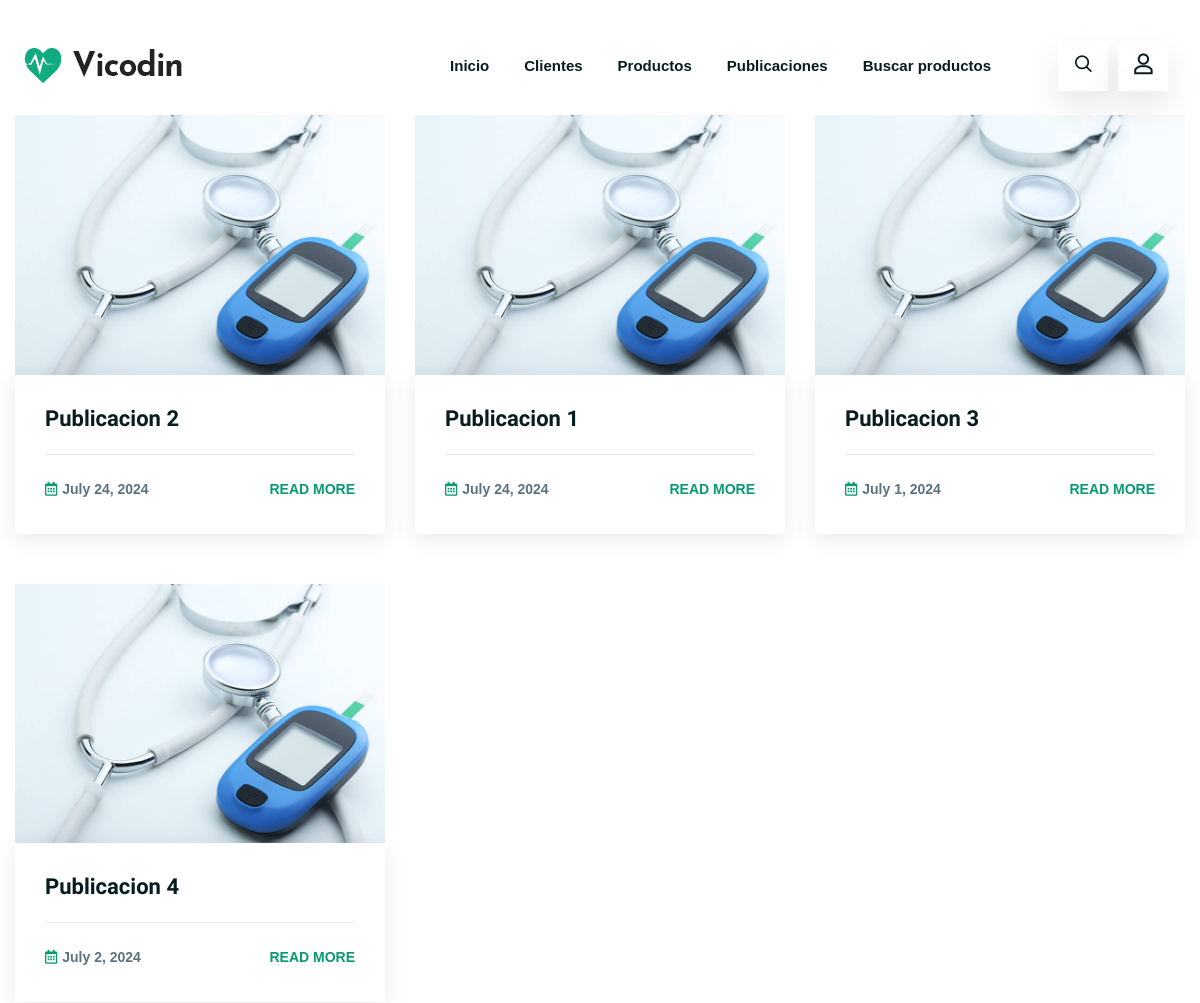
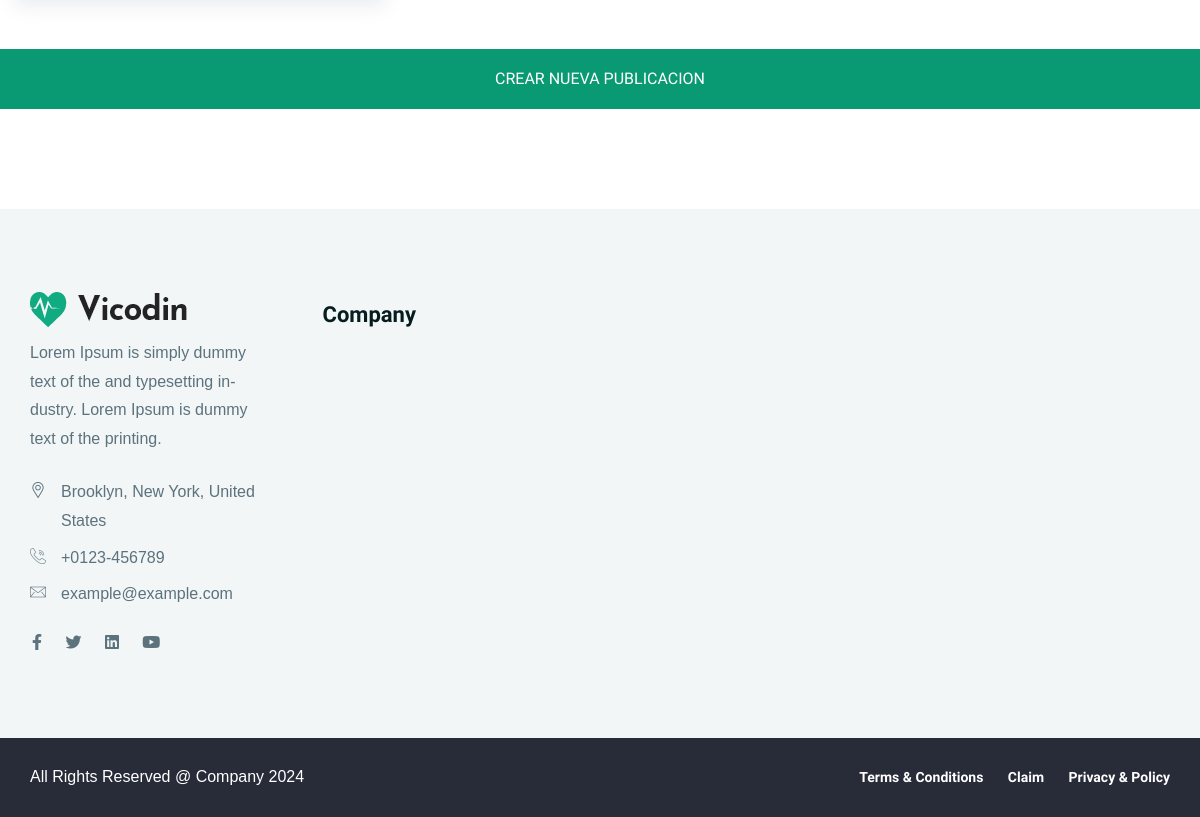
Before: /publicacion-list/ (signed in) with the older database file (2 pictures, top to bottom).
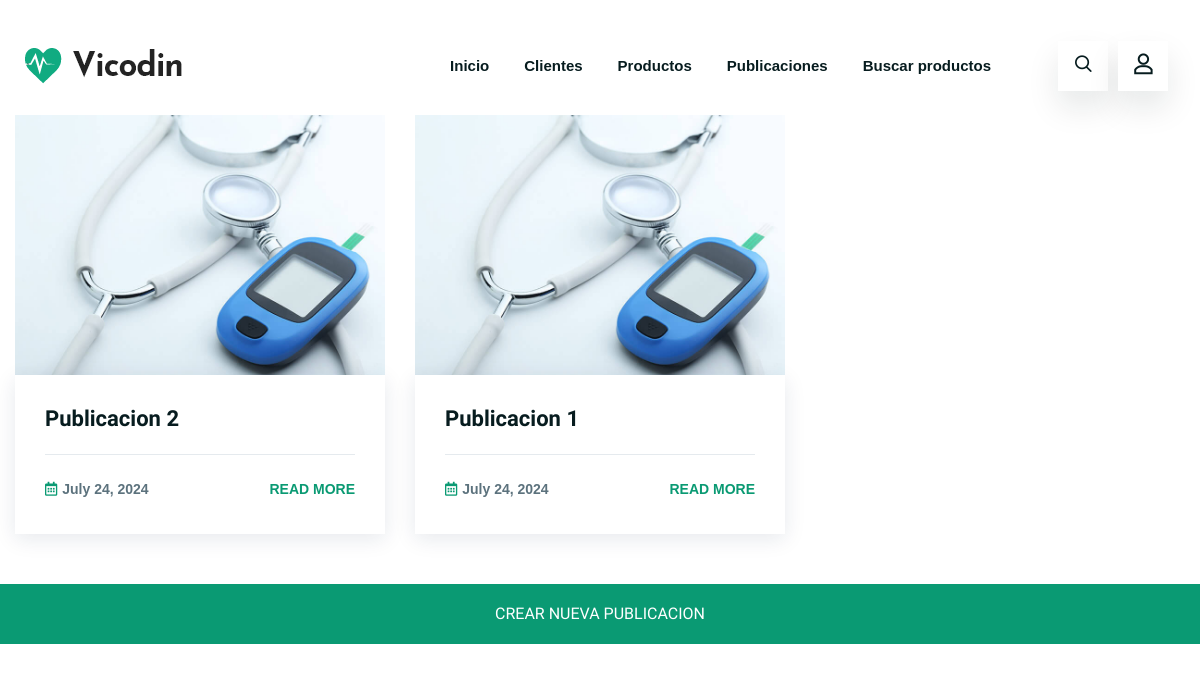
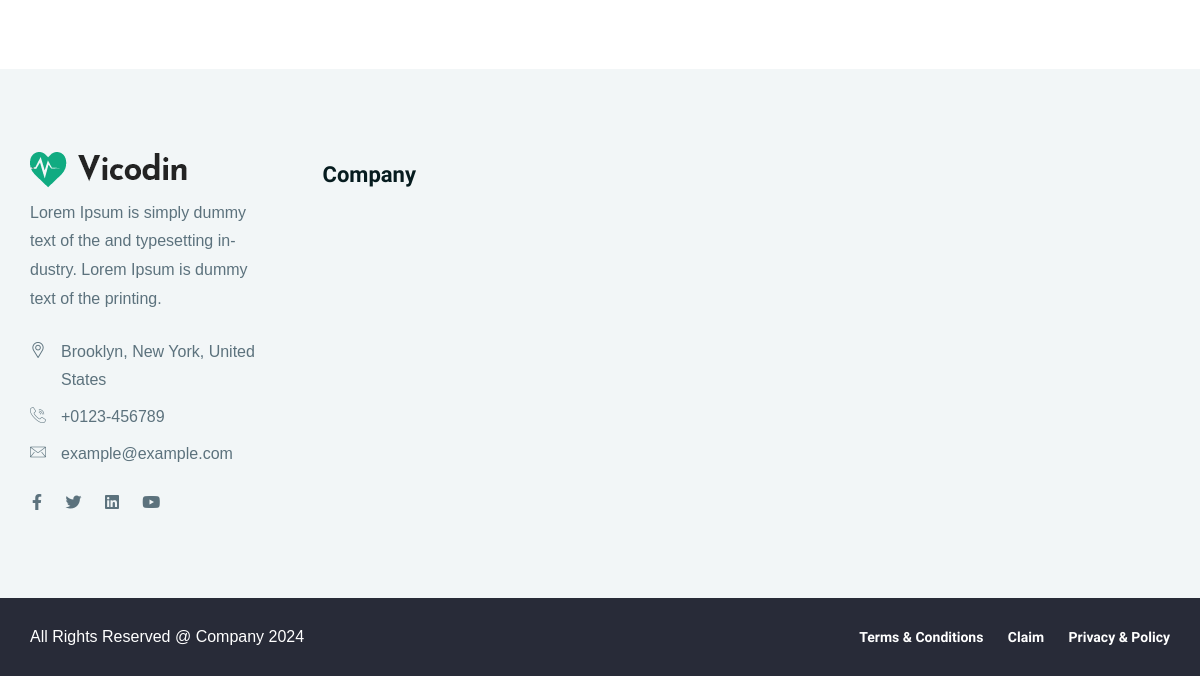
After: the same page with the newer database file (2 pictures, top to bottom).
### Vicodin/models.py (models this page shows, shortened)
class Blog(models.Model):
    name = models.CharField(max_length=100)
    description = models.TextField()
    date = models.DateField()

### Vicodin/views.py (the view)
# urls.py: path('publicacion-list/', views.PublicacionListView.as_view(), name="PublicacionList"),
class PublicacionListView(LoginRequiredMixin, ListView):
    model = Blog
    template_name = "Vicodin/vbc/publicacion_list.html"
    def get(self, request, *args, **kwargs):
        return super().get(request, *args, **kwargs)

### Vicodin/templates/Vicodin/vbc/publicacion_list.html (shortened to what this page needs)
{% extends 'Vicodin/base.html' %}
{% load static %}
{% block main %}
<div class="ltn__blog-area ltn__blog-item-3-normal mb-100">
    <div class="container">
        <div class="row">
            {% if not object_list %}
            <div class="col-12">
                <p>No hay publicaciones.</p>
            </div>
            {% else %}
            {% for publicacion in object_list %}
                <div class="col-lg-4 col-sm-6 col-12">
                    <div class="ltn__blog-item ltn__blog-item-3">
                        <div class="ltn__blog-img">
                            <a href="blog-details.html"><img src="img/blog/1.jpg" alt="#"></a>
                        </div>
                        <div class="ltn__blog-brief">
                            <h3 class="ltn__blog-title"><a href="{% url 'PublicacionDetail' publicacion.id %}">{{publicacion.name}}</a></h3>
                            <div class="ltn__blog-meta-btn">
                                <div class="ltn__blog-meta">
                                    <ul>
                                        <li class="ltn__blog-date"><i class="far fa-calendar-alt"></i>{{publicacion.date}}</li>
                                    </ul>
                                </div>
                                <div class="ltn__blog-btn">
                                    <a href="{% url 'PublicacionDetail' publicacion.id %}">Read more</a>
                                </div>
                            </div>
                        </div>
                    </div>
                </div>
            {% endfor %}
            {% endif %}
            <a href="{% url 'PublicacionCreate' %}" class="btn theme-btn-1 btn-effect-1 text-uppercase">Crear nueva
                Publicacion</a>
        </div>
    </div>
</div>
{% endblock main %}

### Vicodin/templates/Vicodin/base.html (shortened to what this page needs)
<!doctype html>
<html class="no-js" lang="en">
<head>
    {% load static %}
    <link rel="stylesheet" href="{% static 'Vicodin/css/font-icons.css'%}">
    <link rel="stylesheet" href="{% static 'Vicodin/css/plugins.css'%}">
    <link rel="stylesheet" href="{% static 'Vicodin/css/style.css' %}">
    <link rel="stylesheet" href="{% static 'Vicodin/css/responsive.css'%}">
</head>
<body>
    <div class="body-wrapper">
        <header
            class="ltn__header-area ltn__header-5 ltn__header-logo-and-mobile-menu-in-mobile--- ltn__header-logo-and-mobile-menu--- ltn__header-transparent gradient-color-4---">
            <div
                class="ltn__header-middle-area ltn__logo-right-menu-option ltn__header-row-bg-white ltn__header-padding ltn__header-sticky ltn__sticky-bg-white">
                <div class="container">
                    <div class="row">
                        <div class="col">
                            <div class="site-logo-wrap">
                                <div class="site-logo">
                                    <a href="{% url 'Inicio' %}"><img src="{% static 'Vicodin/assets/img/logo.png' %}"
                                            alt="Logo"></a>
                                </div>
                            </div>
                        </div>
                        <div class="col header-menu-column menu-color-white---">
                            <div class="header-menu d-none d-xl-block">
                                <nav>
                                    <div class="ltn__main-menu">
                                        <ul>
                                            <li><a href="{% url 'Inicio' %}">Inicio</a></li>
                                            {% if request.user.is_authenticated %}
                                                <li><a href="{% url 'CrearCliente' %}">Clientes</a></li>
                                            {% endif %}
                                            <li><a href="{% url 'ProductoList' %}">Productos</a></li>
                                            <li><a href="{% url 'PublicacionList' %}">Publicaciones</a></li>
                                            <li><a href="{% url 'BuscarProducto' %}">Buscar productos</a></li>
                                        </ul>
                                    </div>
                                </nav>
                            </div>
                        </div>
                        <div class="col--- ltn__header-options ltn__header-options-2 mb-sm-20">
                            <div class="header-search-wrap">
                                <div class="header-search-1">
                                    <div class="search-icon">
                                        <i class="icon-search for-search-show"></i>
                                    </div>
                                </div>
                            </div>
                            <div class="ltn__drop-menu user-menu">
                                <ul>
                                    {% if request.user.is_authenticated %}
                                        <li>
                                            <a href="#"><i class="icon-user"></i></a>
                                        </li>
                                    {% endif %}
                                </ul>
                            </div>
                        </div>
                    </div>
                </div>
            </div>
        </header>
        <br><br><br><br>
        {% block main %}
        {% endblock main %}
        <footer class="ltn__footer-area  ">
            <div class="footer-top-area  section-bg-1 plr--5">
                <div class="container-fluid">
                    <div class="row">
                        <div class="col-xl-3 col-md-6 col-sm-6 col-12">
                            <div class="footer-widget footer-about-widget">
                                <div class="footer-logo">
                                    <div class="site-logo">
                                        <img src="{% static 'Vicodin/assets/img/logo.png' %}" alt="Logo">
                                    </div>
                                </div>
                                <p>Lorem Ipsum is simply dummy text of the and typesetting industry. Lorem Ipsum is
                                    dummy text of the printing.</p>
                                <div class="footer-address">
                                    <ul>
                                        <li>
                                            <div class="footer-address-icon">
                                                <i class="icon-placeholder"></i>
                                            </div>
                                            <div class="footer-address-info">
                                                <p>Brooklyn, New York, United States</p>
                                            </div>
                                        </li>
                                        <li>
                                            <div class="footer-address-icon">
                                                <i class="icon-call"></i>
                                            </div>
                                            <div class="footer-address-info">
                                                <p><a href="tel:+0123-456789">+0123-456789</a></p>
                                            </div>
                                        </li>
                                        <li>
                                            <div class="footer-address-icon">
                                                <i class="icon-mail"></i>
                                            </div>
                                            <div class="footer-address-info">
                                                <p><a href="mailto:example@example.com">example@example.com</a></p>
                                            </div>
                                        </li>
                                    </ul>
                                </div>
                                <div class="ltn__social-media mt-20">
                                    <ul>
                                        <li><a href="#" title="Facebook"><i class="fab fa-facebook-f"></i></a></li>
                                        <li><a href="#" title="Twitter"><i class="fab fa-twitter"></i></a></li>
                                        <li><a href="#" title="Linkedin"><i class="fab fa-linkedin"></i></a></li>
                                        <li><a href="#" title="Youtube"><i class="fab fa-youtube"></i></a></li>
                                    </ul>
                                </div>
                            </div>
                        </div>
                        <div class="col-xl-2 col-md-6 col-sm-6 col-12">
                            <div class="footer-widget footer-menu-widget clearfix">
                                <h4 class="footer-title">Company</h4>
                            </div>
                        </div>
                    </div>
                </div>
            </div>
            <div class="ltn__copyright-area ltn__copyright-2 section-bg-7  plr--5">
                <div class="container-fluid ltn__border-top-2">
                    <div class="row">
                        <div class="col-md-6 col-12">
                            <div class="ltn__copyright-design clearfix">
                                <p>All Rights Reserved @ Company <span class="current-year"></span></p>
                            </div>
                        </div>
                        <div class="col-md-6 col-12 align-self-center">
                            <div class="ltn__copyright-menu text-end">
                                <ul>
                                    <li><a href="#">Terms & Conditions</a></li>
                                    <li><a href="#">Claim</a></li>
                                    <li><a href="#">Privacy & Policy</a></li>
                                </ul>
                            </div>
                        </div>
                    </div>
                </div>
            </div>
        </footer>
    </div>
</body>
</html>

### Vicodin/static/Vicodin/css/responsive.css (style rules this page uses)
@media (min-width: 1200px) { .container { max-width: 1200px; } }

Changed rows visible on the page:
removed Blog: name "Publicacion 3", date "July 1, 2024"
removed Blog: name "Publicacion 4", date "July 2, 2024"
